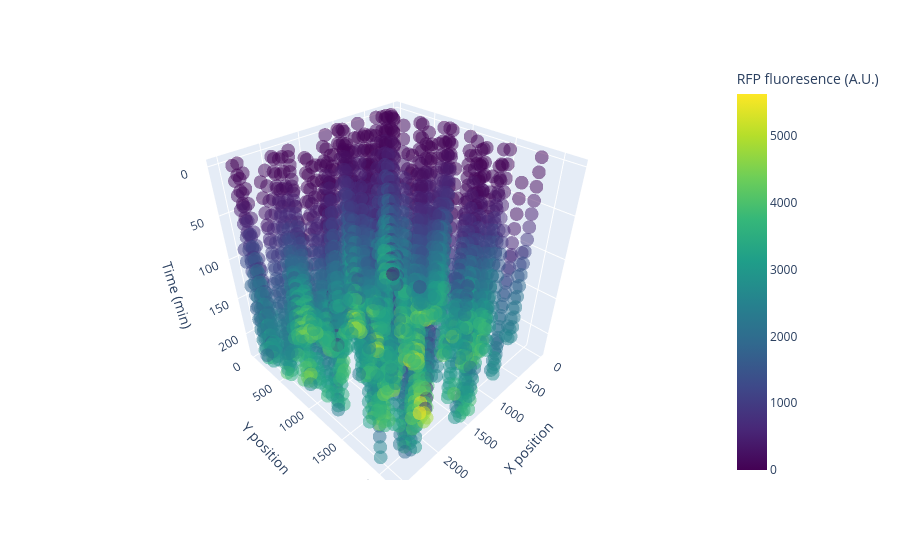

The code cell stored with this chart in its notebook:
### Markdown cell above
## 3D plots?

### Code cell
import importlib, subprocess, sys

if importlib.util.find_spec("plotly") is None:
    subprocess.check_call([sys.executable, "-m", "pip", "install", "plotly"])
import plotly.express as px

fig = px.scatter_3d(
    all_cells_raf,
    x='x',
    y='y',
    z='time_min',
    color='rfp_median',
    color_continuous_scale='viridis',
    labels={'x': 'X position', 'y': 'Y position', 'time_min': 'Time (min)'},
    opacity=0.5
)


fig.update_layout(coloraxis_colorbar=dict(title='RFP fluoresence (A.U.)'),scene=dict(
    xaxis=dict(title='X position'),
    yaxis=dict(title='Y position'),
    zaxis=dict(title='Time (min)', autorange="reversed")
))
fig.show()

### Figure 1 — Plotly figure (JSON) as saved in the notebook; plotly's stock layout.template omitted (floating-point values rounded to 4 significant figures; data arrays with more than 128 entries replaced by an {"elided": "..."} marker saying what was removed)
{"data": [{"hovertemplate": "X position=%{x}<br>Y position=%{y}<br>Time (min)=%{z}<br>rfp_median=%{marker.color}<extra></extra>", "legendgroup": "", "marker": {"color": {"elided": "3557 float values"}, "coloraxis": "coloraxis", "opacity": 0.5, "symbol": "circle"}, "mode": "markers", "name": "", "scene": "scene", "showlegend": false, "type": "scatter3d", "x": {"elided": "3557 float values"}, "y": {"elided": "3557 float values"}, "z": {"elided": "3557 float values"}}], "layout": {"coloraxis": {"autocolorscale": false, "colorbar": {"title": {"text": "RFP fluoresence (A.U.)"}}, "colorscale": [[0, "#440154"], [0.1111, "#482878"], [0.2222, "#3e4989"], [0.3333, "#31688e"], [0.4444, "#26828e"], [0.5556, "#1f9e89"], [0.6667, "#35b779"], [0.7778, "#6ece58"], [0.8889, "#b5de2b"], [1, "#fde725"]]}, "legend": {"tracegroupgap": 0}, "margin": {"t": 60}, "scene": {"domain": {"x": [0, 1], "y": [0, 1]}, "xaxis": {"title": {"text": "X position"}}, "yaxis": {"title": {"text": "Y position"}}, "zaxis": {"autorange": "reversed", "title": {"text": "Time (min)"}}}}}
